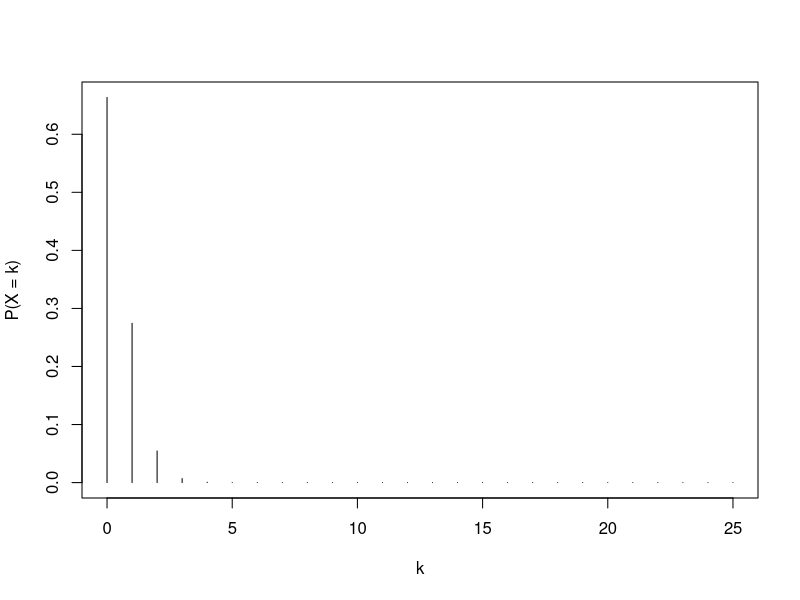
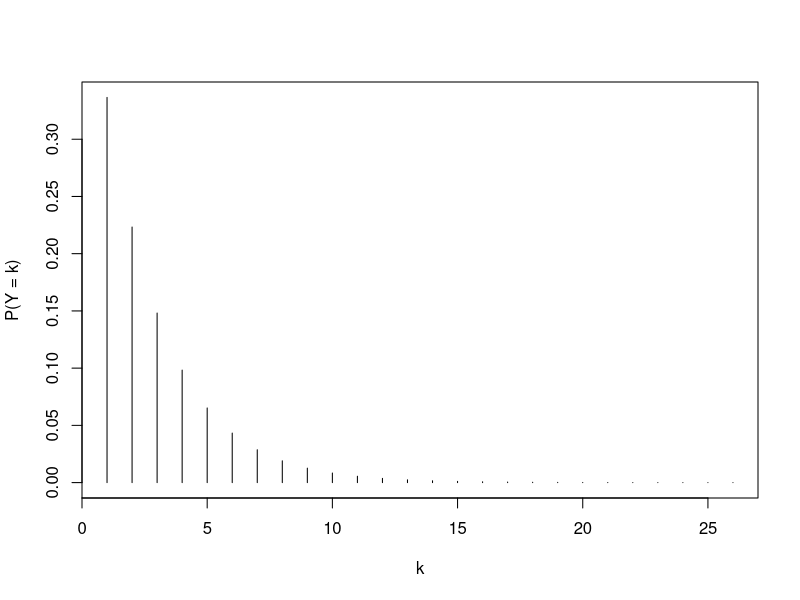
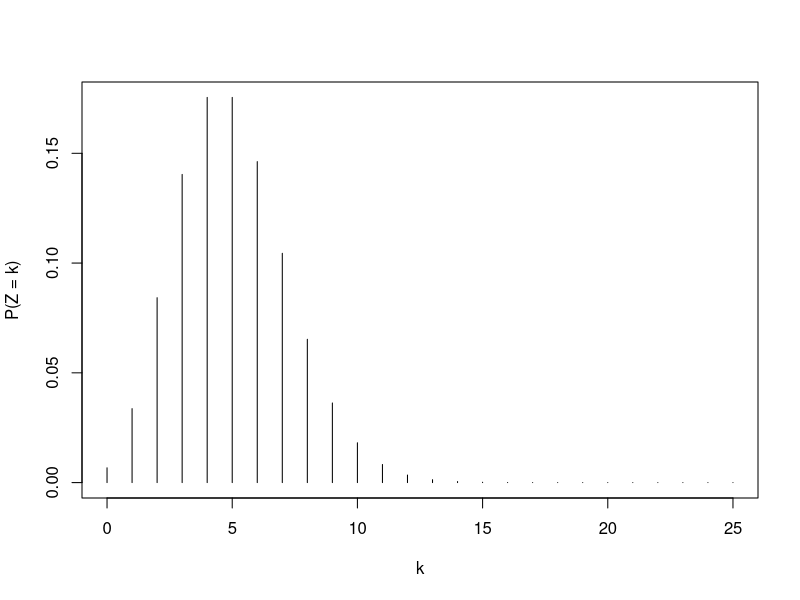

Source code (R) for these figures, in order:
## ---- chunk 1
like_prob <- 1 - (choose(97, 8) + 3 * choose(97, 7)) / choose(100, 8)
like_prob
## ---- chunk 2
match_prob <- 1 - dbinom(0, 25, like_prob)
match_prob
## ---- chunk 3
n <- 25
plot(0:n, dbinom(0:n, n, like_prob), 
     type = "h", ylab = "P(X = k)", xlab = "k")
## ---- chunk 4
plot(1:26, dgeom(0:25, match_prob), type = "h", ylab = "P(Y = k)", xlab = "k")
## ---- chunk 5
pgeom(7 - 1, match_prob)
## ---- chunk 6
1 - ppois(5, lambda = 5)
## ---- chunk 7
plot(0:25, dpois(0:25, 5), type = "h", ylab = "P(Z = k)", xlab = "k")
